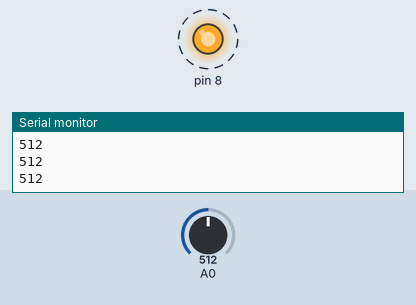
This sketch was run on a simulated Arduino Uno, built with avr-gcc and run on an emulated ATmega328P. On the bench: output pins drawn as LEDs (lit = HIGH), the last lines printed to the serial monitor. Dashed ring = blinking. The test bench sets the inputs (shaded band); at power-on: A0 = 512.

Above: at 1.24 s.
1.3 s: A0 set to 716
At 1.8 s:
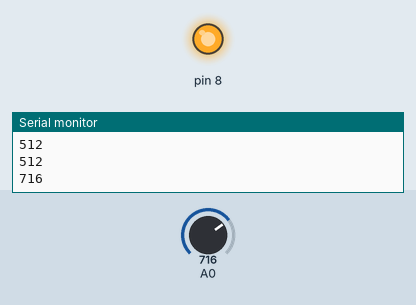
Timing chart, 0 to 4.3 s (numbered marks = the images above; inputs shaded):
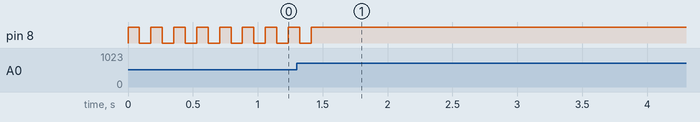

The sketch:

photoresistorTest.ino
```cpp
void setup() {
  // put your setup code here, to run once:
  pinMode(8, OUTPUT);
  Serial.begin(9600);
}

void loop() {
  // put your main code here, to run repeatedly:
  int analogVal = analogRead(A0);
  Serial.println(analogVal);
  blinkLed(analogVal);
}

void blinkLed(int blnkRate){
  // blink LED based on the value of the photoresistor
  digitalWrite(8, HIGH);
  delay(600 - blnkRate);
  digitalWrite(8, LOW);
  delay(600 - blnkRate);
}
```

Measured:
- after the input at 1.3 s, pin 8: goes on until 1.4 s, then stays HIGH
- by itself, pin 8: alternates HIGH for 0.09 s and LOW for 0.09 s
